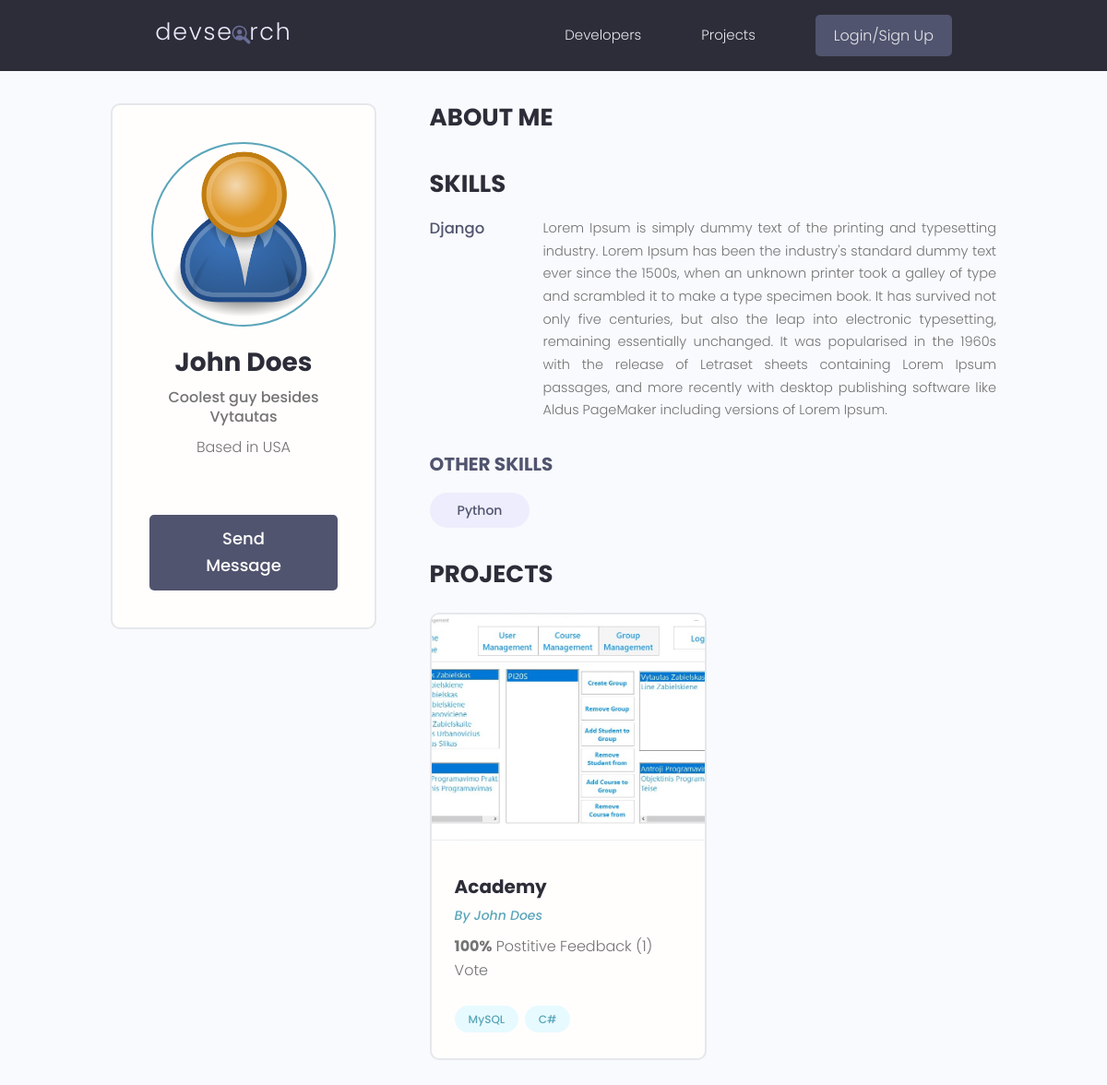
Page /profile/1975f162-7695-474c-8998-9b0c0c5b405a/ on the committed database.
### users/models.py (models this page shows, shortened)
class Profile(models.Model):
    user = models.OneToOneField(User, on_delete=models.CASCADE, null=True, blank=True)
    name = models.CharField(max_length=200, null=True, blank=True)
    email = models.EmailField(max_length=500, null=True, blank=True)
    username = models.CharField(max_length=200, null=True, blank=True)
    location = models.CharField(max_length=200, null=True, blank=True)
    short_intro = models.CharField(max_length=200, null=True, blank=True)
    bio = models.TextField(null=True, blank=True)
    profile_image = models.ImageField(null=True, blank=True, upload_to="profiles/", default="profiles/user-default.png")
    social_github = models.CharField(max_length=200, null=True, blank=True)
    social_twitter = models.CharField(max_length=200, null=True, blank=True)
    social_linkedin = models.CharField(max_length=200, null=True, blank=True)
    social_youtube = models.CharField(max_length=200, null=True, blank=True)
    social_website = models.CharField(max_length=200, null=True, blank=True)
    created = models.DateTimeField(auto_now_add=True)
    id = models.UUIDField(default=uuid.uuid4, unique=True, primary_key=True, editable=False)

class Skill(models.Model):
    owner = models.ForeignKey(Profile, on_delete=models.CASCADE, null=True, blank=True)
    name = models.CharField(max_length=200, null=True, blank=True)
    description = models.TextField(null=True, blank=True)
    created = models.DateTimeField(auto_now_add=True)
    id = models.UUIDField(default=uuid.uuid4, unique=True, primary_key=True, editable=False)
    def __str__(self):
        return str(self.name)

### projects/models.py (models this page shows, shortened)
class Project(models.Model):
    owner = models.ForeignKey(Profile, null=True, blank=True, on_delete=models.SET_NULL)
    title = models.CharField(max_length=200)
    description = models.TextField(null=True, blank=True)
    featured_image = models.ImageField(null=True, blank=True, default="default.jpg")
    demo_link = models.CharField(max_length=2000, null=True, blank=True)
    source_link = models.CharField(max_length=2000, null=True, blank=True)
    tags = models.ManyToManyField("Tag", blank=True)
    vote_total = models.IntegerField(default=0, null=True, blank=True)
    vote_ratio = models.IntegerField(default=0, null=True, blank=True)
    created = models.DateTimeField(auto_now_add=True)
    id = models.UUIDField(default=uuid.uuid4, unique=True, primary_key=True, editable=False)
    class Meta:
        ordering = ["-vote_ratio", "-vote_total"]

class Tag(models.Model):
    name = models.CharField(max_length=200)
    created = models.DateTimeField(auto_now_add=True)
    id = models.UUIDField(default=uuid.uuid4, unique=True, primary_key=True, editable=False)
    def __str__(self):
        return self.name

### users/views.py (the view)
# urls.py: path("profile/<str:pk>/", views.userProfile, name="user-profile"),
def userProfile(request, pk):
    profile = Profile.objects.get(id=pk)
    topSkills = profile.skill_set.exclude(description__exact="")
    otherSkills = profile.skill_set.filter(description="")
    context = {"profile" : profile, "topSkills" : topSkills, "otherSkills" : otherSkills}
    return render(request, "users/user-profile.html", context)

### users/templates/users/user-profile.html (shortened to what this page needs)
{% extends "main.html" %} {% block content %}
<main class="profile my-md">
    <div class="container">
        <div class="layout">
            <div class="column column--1of3">
                <div class="card text-center">
                    <div class="card__body dev">
                        <img
                            class="avatar avatar--xl"
                            src="{{profile.profile_image.url}}"
                        />
                        <h2 class="dev__name">{{profile.name}}</h2>
                        <p class="dev__title">{{profile.short_intro}}</p>
                        <p class="dev__location">
                            Based in {{profile.location}}
                        </p>
                        {% if request.user.profile.id != profile.id %}
                        <a href="{% url 'create-message' profile.id %}" class="btn btn--sub btn--lg"
                            >Send Message
                        </a>
                        {% endif %}
                    </div>
                </div>
            </div>
            <div class="column column--2of3">
                <div class="devInfo">
                    <h3 class="devInfo__title">About Me</h3>
                </div>
                <div class="devInfo">
                    <h3 class="devInfo__title">Skills</h3>
                    <div class="devInfo__skills">
                        {% for skill in topSkills %}
                        <div class="devSkill">
                            <h4 class="devSkill__title">{{skill.name}}</h4>
                            <p class="devSkill__info">{{skill.description}}</p>
                        </div>
                        {% endfor %}
                        <h3 class="devInfo__subtitle">Other Skills</h3>
                        <div class="devInfo__otherSkills">
                            {% for skill in otherSkills%}
                            <span class="tag tag--pill tag--sub tag--lg">
                                <small>{{skill}}</small>
                            </span>
                            {% endfor %}
                        </div>
                    </div>
                </div>
                <div class="devInfo">
                    <h3 class="devInfo__title">Projects</h3>
                    <div class="grid grid--two">
                        {% for project in profile.project_set.all %}
                        <div class="column">
                            <div class="card project">
                                <a
                                    href="{% url 'project' project.id %}"
                                    class="project"
                                >
                                    <img
                                        class="project__thumbnail"
                                        src="{{project.featured_image.url}}"
                                        alt="project thumbnail"
                                    />
                                    <div class="card__body">
                                        <h3 class="project__title">
                                            {{project.title}}
                                        </h3>
                                        <p>
                                            <a
                                                class="project__author"
                                                href="{%url 'user-profile' project.owner.id%}"
                                                >By {{project.owner.name}}</a
                                            >
                                        </p>
                                        <p class="project--rating">
                                            <span style="font-weight: bold"
                                                >{{project.vote_ratio}}%</span
                                            >
                                            Postitive Feedback
                                            ({{project.vote_total}})
                                            Vote{{project.vote_total|pluralize:"s"}}
                                        </p>
                                        <div class="project__tags">
                                            {% for tag in project.tags.all %}
                                            <span
                                                class="tag tag--pill tag--main"
                                            >
                                                <small>{{ tag }}</small>
                                            </span>
                                            {% endfor %}
                                        </div>
                                    </div>
                                </a>
                            </div>
                        </div>
                        {% endfor %}
                    </div>
                </div>
            </div>
        </div>
    </div>
</main>
{% endblock content %}

### static/styles/app.css (style rules this page uses)
:root { --color-sub: #2d2d39; }
.btn--sub { background-color: var(--color-sub-light); }
.card { border: 2px solid var(--color-light); }
img { width: 100%; }
.profile .card > .dev { padding: 4rem; }
.dev__name { color: var(--color-sub); font-size: 2.8rem; font-weight: 700; margin-top: 1rem; margin-bottom: 0.5rem; }
.dev__title { font-size: 1.6rem; font-weight: 500; line-height: 1.3; }
.dev__location { margin-top: 1rem; }
.devInfo { margin-bottom: 3rem; }
.devInfo__title, .devInfo__subtitle { font-size: 2.6rem; color: var(--color-sub); text-transform: uppercase; font-weight: 700; margin-bottom: 1.5rem; }
.devInfo__subtitle { font-size: 2rem; color: var(--color-sub-light); }
.devInfo__about, .devSkill__info { font-size: 1.45rem; line-height: 1.7; text-align: justify; }
.devSkill { margin-bottom: 3rem; }
.devSkill__title { font-size: 1.65rem; font-weight: 500; color: var(--color-sub-light); }
@media screen and (min-width: 700px) { .devSkill { display: flex; justify-content: space-between; gap: 3rem; } }
@media screen and (min-width: 700px) { .devSkill__info { flex-basis: 80%; } }
.project__author { font-size: 1.4rem; font-style: italic; }
.project--rating { margin-bottom: 1.6em; margin-top: .5em; }
.project__thumbnail { height: 25rem; object-fit: cover; object-position: top center; }
.project__title { font-size: 2rem; font-weight: 700; color: var(--color-sub); }

### static/uikit/styles/modules/_variables.css (style rules this page uses)
:root { --color-main: #5aa5b9; --color-main-light: #e6faff; --color-sub: #3f4156; --color-sub-light: #51546e; --color-sub-lighter: #ededfd; --color-text: #737373; --color-gray: #8b8b8b; --color-light: #e5e7eb; --color-light-gray: #767676; --color-bg: #f8fafd; --color-white: #fffefd; --color-white-light: #f3f3f3; --color-success: #359e64; --color-success-bg: #def8e8; --color-error: #fc4b0b; --color-error-bg: #fff2ee; --font-base: 'Poppins', arial, helvetica, 'Segoe UI', roboto, ubuntu, sans-serif; --font-monospace: 'Fira Code', 'Courier New', courier, monospace; --font-regular: 300; --font-medium: 500; --font-bold: 700; --generic-shadow: 1px 1px 5px #00000010; --generic-transition: all 0.3s ease-in-out; }

### static/uikit/styles/modules/_base.css (style rules this page uses)
* { margin: 0; padding: 0; box-sizing: border-box; text-rendering: optimizeLegibility; color: inherit; font-size: inherit; }
html { font-size: 50%; }
@media only screen and (min-width: 480px) { html { font-size: 56.25%; } }
@media only screen and (min-width: 1200px) { html { font-size: 62.5%; } }
body { line-height: 1.6; font-weight: 400; font-size: 1.5rem; color: var(--color-text); background-color: var(--color-bg); min-height: 100vh; }

### static/uikit/styles/modules/_typography.css (style rules this page uses)
* { font-family: var(--font-base); }
h2 { font-size: 3.6rem; font-weight: var(--font-bold); }
h3 { font-size: 3.2rem; font-weight: var(--font-medium); }
h4 { font-size: 2.8rem; font-weight: var(--font-medium); }
p, span, strong { font-size: 1.6rem; color: var(--color-text); font-weight: var(--font-regular); }
a { padding-bottom: 2px; text-decoration: none; display: inline-block; color: var(--color-main); font-weight: var(--font-medium); }

### static/uikit/styles/modules/_utilities.css (style rules this page uses)
.container { width: 92%; max-width: 165rem; margin: 0 auto; box-sizing: border-box; }
@media screen and (min-width: 1000px) { .container { width: 90%; } }
@media screen and (min-width: 1200px) { .container { width: 80%; } }
.text-center { text-align: center; }
.my-md { margin: 3rem auto; }

### static/uikit/styles/modules/_avatar.css (style rules this page uses)
.avatar { border-radius: 50%; border: 2px solid var(--color-main); object-fit: cover; }
.avatar--xl { height: 20rem; width: 20rem; }

### static/uikit/styles/modules/_button.css (style rules this page uses)
.btn { display: inline-block; position: relative; cursor: pointer; background-color: var(--color-light); font-weight: var(--font-medium); color: var(--color-sub); text-decoration: none; padding: 1rem 2rem; border-radius: 0.5rem; border: none; width: -webkit-fit-content; width: -moz-fit-content; width: fit-content; height: -webkit-fit-content; height: -moz-fit-content; height: fit-content; font-size: 1.6rem; outline-width: 0; outline-color: transparent; -webkit-backface-visibility: hidden; backface-visibility: hidden; transition: all 0.3s ease-in-out; }
.btn--sub { background-color: var(--color-sub); color: var(--color-white); }
.btn--lg { font-size: 1.8rem; padding: 1.2rem 4.5rem; }

### static/uikit/styles/modules/_card.css (style rules this page uses)
.card { border-radius: 1rem; background-color: var(--color-white); border: 1.5px solid var(--color-light); width: auto; height: auto; margin-top: 0.5rem; margin-bottom: 0.5rem; overflow: hidden; }
.card__body, .card__header { padding: 2rem 2.5rem; }

### rows in the picture
Profile: profile_image (placeholder picture), name "John Does", short_intro "Coolest guy besides Vytautas", location "USA"
Skill: name "Django", description "Lorem Ipsum is simply dummy text of the printing and typesetting industry. Lorem Ipsum has been the industry's standard dummy text ever since the 1500s, when an unknown printer took a galley of type and scrambled it to make a type specimen book. It has survived not only five centuries, but also the leap into electronic typesetting, remaining essentially unchanged. It was popularised in the 1960s with the release of Letraset sheets containing Lorem Ipsum passages, and more recently with desktop publishing software like Aldus PageMaker including versions of Lorem Ipsum."
Skill: name "Python"
Project: featured_image (picture), title "Academy", owner.name "John Does", vote_ratio "100", vote_total "1"
Tag: name "MySQL"
Tag: name "C#"
